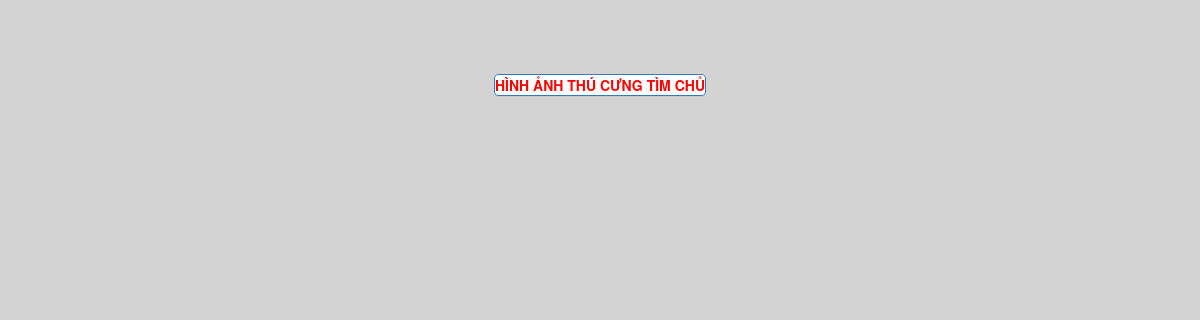
The app's page /Khach/slidefind.php, older data.
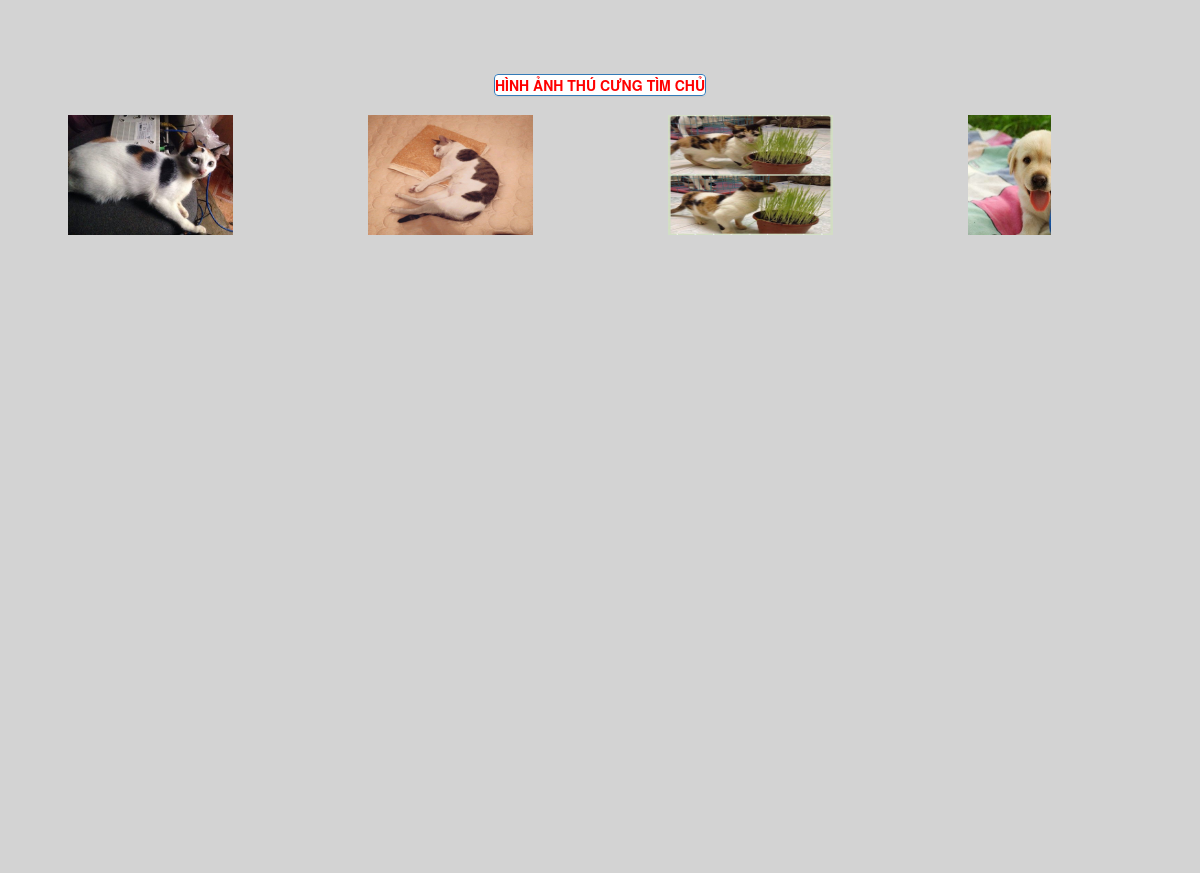
The same page, newer data.
### tables this page shows
CREATE TABLE IF NOT EXISTS `baiviet` (
  `ID` int(11) NOT NULL,
  `TieuDe` varchar(200) NOT NULL,
  `TomTat` varchar(200) NOT NULL,
  `NoiDung` text NOT NULL,
  `HinhAnh` varchar(100) NOT NULL DEFAULT 'logo.gif',
  `TenDN` varchar(55) NOT NULL,
  `IDDanhMuc` int(11) NOT NULL,
  `KiemDuyet` tinyint(1) NOT NULL,
  `NgayDang` date NOT NULL,
  `Loai` varchar(100) NOT NULL,
  `Giong` varchar(100) NOT NULL,
  `DacDiem` text NOT NULL,
  `TinhCach` text NOT NULL,
  `KhaNang` text NOT NULL,
  `NguonGoc` text NOT NULL,
  `TieuChuan` text NOT NULL,
  `Ten` varchar(100) NOT NULL,
  `Mau` varchar(100) NOT NULL,
  `Tuoi` int(11) NOT NULL,
  `DacDiemNhanDang` text NOT NULL
);

### Khach/slidefind.php (the view, shortened to what this page needs)
<html>
<head>
    <link href="../asset/Bootstrap/css/bootstrap.min.css" rel="stylesheet">
    <link href="../css/menu.css" rel="stylesheet">
    <link rel="stylesheet" type="text/css" href="../css/style.css" media="screen" />
	<link rel="stylesheet" type="text/css" href="../asset/slick/slick.css"/>
	<link rel="stylesheet" type="text/css" href="../asset/slick/slick-theme.css"/>
</head>
<body>
<div style="color:#F00 ;margin-top:5px; text-align:center"><b class="panel panel-primary">HÌNH ẢNH THÚ CƯNG TÌM CHỦ</b></div>
<div id="SlideFindOwner" align="center" style="margin-top:20px">
	<?php
		$conn = ConnectDB::connect();
		$sql = "SELECT ID,HinhAnh FROM BaiViet WHERE IDDanhMuc = ".TIN_TIM." AND KiemDuyet = ".DA_KIEM_DUYET." ORDER BY ID ASC";
		$result = mysqli_query($conn, $sql);
		if($result->num_rows > 0)
		{
			while($row = $result->fetch_assoc())
			{
				echo "<div><a href='".BASE_URL."/Khach/Find.php?ID=".$row['ID']."'><img src='".BASE_URL."img/".$row['HinhAnh']."' class='imgSlide'></a></div>";
			}
		}
	?>
</div>
</body>
</html>

### css/style.css (style rules this page uses)
.imgSlide { width:165px; height:120px; }
img { width:100%; }

Row changes from the older to the newer data that the page shows:
added baiviet: shows a picture
added baiviet: shows a picture
added baiviet: shows a picture
added baiviet: shows a picture
